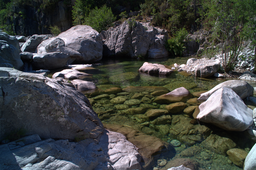
#> input picture data/fig_4_b_rgb.tiff, 256 x 170 px, shrunk from 1024 x 681 before the run
$ python enhancement.py   (older library calls are emulated)
#> lines starting #> are read from the running program, lines starting #| are printed output that depends on the picture
import cv2
import numpy as np


def get_max_win(img, center_x, center_y, win_size):
    left = int(max(0, center_y - win_size/2))
    top = int(max(0, center_x - win_size/2))
    right = int(min(img.shape[1]-1, center_y + win_size/2))
    down = int(min(img.shape[0]-1, center_x + win_size/2))
    max_val = 0
    for y in range(left, right+1):
        for x in range(top, down+1):
            max_val = max(max_val, img[x][y])
    return max_val


def get_min_win(img, center_x, center_y, win_size):
    left = int(max(0, center_y - win_size/2))
    top = int(max(0, center_x - win_size/2))
    right = int(min(img.shape[1]-1, center_y + win_size/2))
    down = int(min(img.shape[0]-1, center_x + win_size/2))
    min_val = 256
    for y in range(left, right+1):
        for x in range(top, down+1):
            min_val = min(min_val, img[x][y])
    return min_val


def local_contrast(intensity):
    alpha, win_size = 0.5, 5
    dx = cv2.Sobel(intensity, cv2.CV_32F, 1, 0)
    dy = cv2.Sobel(intensity, cv2.CV_32F, 0, 1)
    amplitude = ((dx ** 2) + (dy ** 2)) ** 0.5
    lc = intensity.copy()
    for x in range(lc.shape[0]):
        for y in range(lc.shape[1]):
            max_intensity = get_max_win(intensity, x, y, win_size)
            min_intensity = get_min_win(intensity, x, y, win_size)
            max_amplitude = get_max_win(amplitude, x, y, win_size)
            lc[x][y] = alpha * (max_intensity - min_intensity) + (1 - alpha) * max_amplitude
    return lc


def get_fusion_map(lc_y, lc_nir):
    fusion_map = np.maximum(0, lc_nir - lc_y) / lc_nir
    return fusion_map


def hpf(img, kernel_size=19):
    gaussian = cv2.GaussianBlur(img, (kernel_size, kernel_size), 0)
    img, gaussian = np.float32(img), np.float32(gaussian)
    hpf = img - gaussian
    return hpf


if __name__ == '__main__':
    img = cv2.imread('./data/fig_4_b_rgb.tiff')
#> img is the input picture: shape (170, 256, 3); mean B, G, R 67.3, 70.5, 68
    nir = np.float32(cv2.imread('./data/fig_4_b_nir.tiff')[:, :, 0])
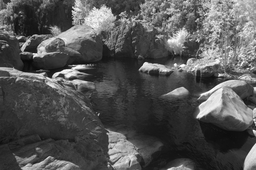
#> input picture data/fig_4_b_nir.tiff, 256 x 170 px, shrunk from 1024 x 681 before the run
#> nir: shape (170, 256) float32; min 8, max 255, mean 85.1
    yuv = cv2.cvtColor(img, cv2.COLOR_BGR2YUV)
#> yuv: shape (170, 256, 3); mean of channels 0, 1, 2 69.4, 126.9, 126.8
    img, yuv = np.float32(img), np.float32(yuv)
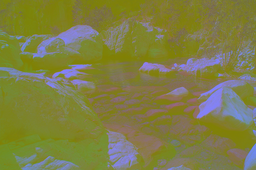
#> yuv: shape (170, 256, 3) float32; mean B, G, R 69.4, 126.9, 126.8
    luminance = yuv[:, :, 0]

    lc_y = local_contrast(luminance)
#> after the loop in local_contrast, `for x in range(lc.shape[0]):`:
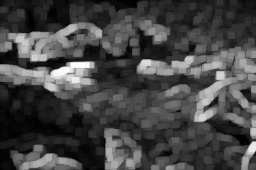
#> lc: shape (170, 256) float32; min 11.06, max 635.5, mean 181.5; drawn with min black and max white
    lc_nir = local_contrast(nir)
#> after the loop in local_contrast (call 2), `for x in range(lc.shape[0]):`:
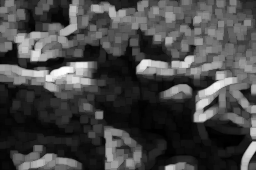
#> lc: shape (170, 256) float32; min 4.16, max 581.6, mean 166; drawn with min black and max white
    fusion_map = get_fusion_map(lc_y, lc_nir)
#> in get_fusion_map, `fusion_map = np.maximum(0, lc_nir - lc_y) / lc_nir`:
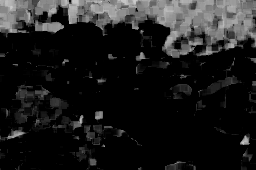
#> fusion_map: shape (170, 256) float32; min 0, max 0.801, mean 0.113
    hpf = hpf(nir)
#> in hpf, `hpf = img - gaussian`:
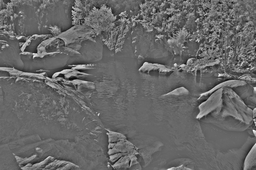
#> hpf: shape (170, 256) float32; min -111.7, max 162.2, mean 0; drawn with min black and max white

    result = img.copy()
    result[:, :, 0] += fusion_map * hpf
    result[:, :, 1] += fusion_map * hpf
    result[:, :, 2] += fusion_map * hpf
    result = np.minimum(255, np.maximum(0, result))
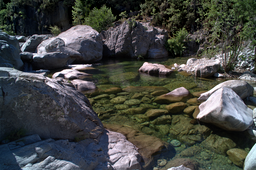
#> result: shape (170, 256, 3) float32; mean B, G, R 67.4, 70.6, 68.2
    result = np.uint8(result)
    cv2.imshow('result', result)
    cv2.waitKey(0)
    cv2.imwrite('./data/result.tiff', result)
